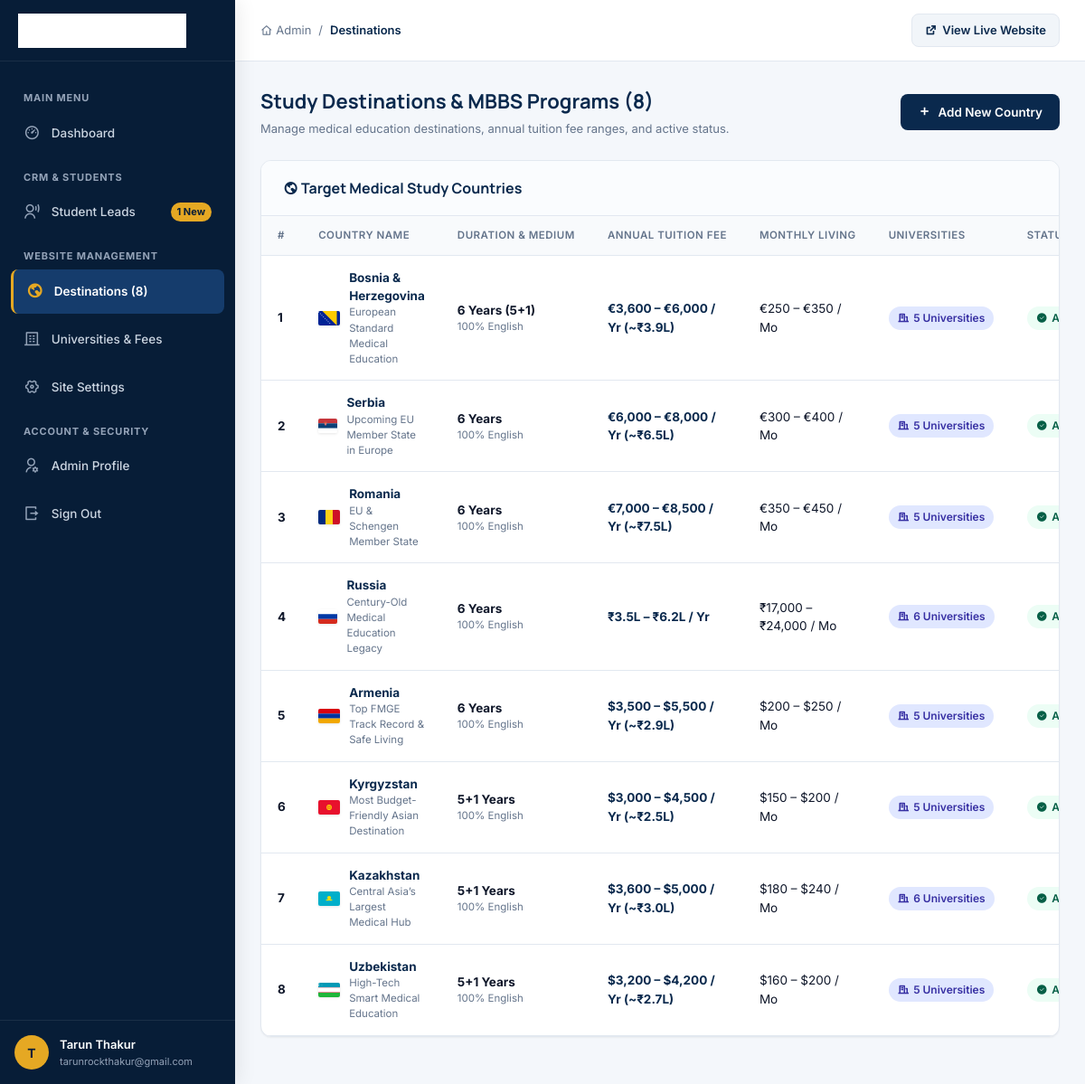
The app's page /admin/countries.php (signed in) with its own data.
### tables this page shows
CREATE TABLE IF NOT EXISTS `countries` (
  `id` INT AUTO_INCREMENT PRIMARY KEY,
  `name` VARCHAR(100) NOT NULL,
  `slug` VARCHAR(100) NOT NULL UNIQUE,
  `flag_img` VARCHAR(255) DEFAULT NULL,
  `hero_img` VARCHAR(255) DEFAULT NULL,
  `tagline` VARCHAR(255) DEFAULT NULL,
  `duration` VARCHAR(50) DEFAULT '6 Years',
  `medium` VARCHAR(50) DEFAULT '100% English',
  `tuition_range` VARCHAR(100) DEFAULT NULL,
  `living_cost` VARCHAR(100) DEFAULT NULL,
  `key_highlight` VARCHAR(255) DEFAULT NULL,
  `overview_text` TEXT DEFAULT NULL,
  `is_active` TINYINT(1) NOT NULL DEFAULT 1,
  `sort_order` INT NOT NULL DEFAULT 0,
  `created_at` TIMESTAMP DEFAULT CURRENT_TIMESTAMP
);

### admin/countries.php (the view, shortened to what this page needs)
<?php
$pageTitle = 'Study Destinations (Countries)';
$breadcrumb = 'Destinations';
require_once __DIR__ . '/inc/header.php';
$db = getDB();
$countries = [];
if ($db) {
    try {
        $stmt = $db->query("
            SELECT c.*, COUNT(u.id) as university_count
            FROM countries c
            LEFT JOIN universities u ON c.id = u.country_id
            GROUP BY c.id
            ORDER BY c.sort_order ASC, c.name ASC
        ");
        $countries = $stmt->fetchAll();
    } catch (PDOException $e) {
    }
}
?>
<div class="page-head">
  <div class="page-title">
    <h1>Study Destinations & MBBS Programs (8)</h1>
    <p>Manage medical education destinations, annual tuition fee ranges, and active status.</p>
  </div>
  <div class="page-actions">
    <a href="country-edit.php" class="btn btn-primary">
      <i class="ri-add-line"></i> Add New Country
    </a>
  </div>
</div>
<div class="card">
  <div class="card-header">
    <h3><i class="ri-earth-line"></i> Target Medical Study Countries</h3>
  </div>
  <div class="table-responsive">
    <table class="admin-table">
      <thead>
        <tr>
          <th>#</th>
          <th>Country Name</th>
          <th>Duration & Medium</th>
          <th>Annual Tuition Fee</th>
          <th>Monthly Living</th>
          <th>Universities</th>
          <th>Status</th>
        </tr>
      </thead>
      <tbody>
        <?php if (empty($countries)): ?>
          <tr>
            <td colspan="8" style="text-align:center;padding:30px;color:var(--admin-text-muted);">
              No countries configured in the database. Please run the <a href="../database/install.php">database installer</a>.
            </td>
          </tr>
        <?php else: ?>
          <?php foreach ($countries as $c): ?>
            <tr>
              <td><strong><?= $c['sort_order'] ?></strong></td>
              <td>
                <div style="display:flex;align-items:center;gap:10px;">
                  <?php if (!empty($c['flag_img'])): ?>
                    <img src="../<?= htmlspecialchars($c['flag_img']) ?>" alt="<?= htmlspecialchars($c['name']) ?>" style="width:24px;height:16px;object-fit:cover;border-radius:2px;box-shadow:0 1px 3px rgba(0,0,0,0.1);">
                  <?php endif; ?>
                  <div>
                    <a href="country-edit.php?id=<?= $c['id'] ?>" style="font-weight:700;color:var(--admin-navy);">
                      <?= htmlspecialchars($c['name']) ?>
                    </a>
                    <div style="font-size:11.5px;color:var(--admin-text-muted);"><?= htmlspecialchars($c['tagline'] ?? '') ?></div>
                  </div>
                </div>
              </td>
              <td>
                <div><strong><?= htmlspecialchars($c['duration']) ?></strong></div>
                <div style="font-size:11.5px;color:var(--admin-text-muted);"><?= htmlspecialchars($c['medium']) ?></div>
              </td>
              <td>
                <strong style="color:var(--admin-navy);"><?= htmlspecialchars($c['tuition_range']) ?></strong>
              </td>
              <td>
                <?= htmlspecialchars($c['living_cost'] ?: '—') ?>
              </td>
              <td>
                <a href="universities.php?country_id=<?= $c['id'] ?>" class="badge badge-primary">
                  <i class="ri-building-line"></i> <?= $c['university_count'] ?> Universities
                </a>
              </td>
              <td>
                <?php if ($c['is_active']): ?>
                  <span class="badge badge-success"><i class="ri-checkbox-circle-fill"></i> Active</span>
                <?php else: ?>
                  <span class="badge badge-danger"><i class="ri-close-circle-fill"></i> Inactive</span>
                <?php endif; ?>
              </td>
            </tr>
          <?php endforeach; ?>
        <?php endif; ?>
      </tbody>
    </table>
  </div>
</div>
<?php require_once __DIR__ . '/inc/footer.php'; ?>

### admin/inc/header.php (shortened to what this page needs)
<!DOCTYPE html>
<html lang="en">
<head>
<link href="https://cdn.jsdelivr.net/npm/remixicon@4.6.0/fonts/remixicon.css" rel="stylesheet">
<link rel="stylesheet" href="css/admin.css">
</head>
<body>
<div class="admin-layout">
  <?php require_once __DIR__ . '/sidebar.php'; ?>
  <div class="admin-main">
    <header class="admin-topbar">
      <div class="topbar-left">
        <div class="breadcrumb-trail">
          <a href="dashboard.php"><i class="ri-home-4-line"></i> Admin</a>
          <span>/</span>
          <span class="current"><?= $breadcrumb ?? ($pageTitle ?? 'Dashboard') ?></span>
        </div>
      </div>
      <div class="topbar-right">
        <a class="btn-view-site" href="../index.html" target="_blank">
          <i class="ri-external-link-line"></i> View Live Website
        </a>
      </div>
    </header>
    <div class="admin-content">

### admin/inc/sidebar.php (shortened to what this page needs)
<?php
$currentPage = basename($_SERVER['PHP_SELF']);
$newLeadsCount = 0;
$db = getDB();
if ($db) {
    try {
        $stmt = $db->query("SELECT COUNT(*) as count FROM leads WHERE status = 'new'");
        $row = $stmt->fetch();
        $newLeadsCount = $row ? (int)$row['count'] : 0;
    } catch (Exception $e) {
        $newLeadsCount = 0;
    }
}
?>
<aside class="admin-sidebar" id="adminSidebar">
  <div class="sidebar-header">
    <a class="sidebar-logo" href="dashboard.php">
      <img src="../img/logo.png" alt="MedicEdu Global">
    </a>
  </div>
  <ul class="sidebar-nav">
    <li class="nav-category">Main Menu</li>
    <li class="nav-item">
      <a class="nav-link <?= $currentPage === 'dashboard.php' ? 'active' : '' ?>" href="dashboard.php">
        <i class="ri-dashboard-3-line"></i>
        <span>Dashboard</span>
      </a>
    </li>
    <li class="nav-category">CRM & Students</li>
    <li class="nav-item">
      <a class="nav-link <?= in_array($currentPage, ['leads.php', 'lead-view.php']) ? 'active' : '' ?>" href="leads.php">
        <i class="ri-user-voice-line"></i>
        <span>Student Leads</span>
        <?php if ($newLeadsCount > 0): ?>
          <span class="nav-badge"><?= $newLeadsCount ?> New</span>
        <?php endif; ?>
      </a>
    </li>
    <li class="nav-category">Website Management</li>
    <li class="nav-item">
      <a class="nav-link <?= in_array($currentPage, ['countries.php', 'country-edit.php']) ? 'active' : '' ?>" href="countries.php">
        <i class="ri-earth-line"></i>
        <span>Destinations (8)</span>
      </a>
    </li>
    <li class="nav-item">
      <a class="nav-link <?= $currentPage === 'universities.php' ? 'active' : '' ?>" href="universities.php">
        <i class="ri-building-4-line"></i>
        <span>Universities & Fees</span>
      </a>
    </li>
    <li class="nav-item">
      <a class="nav-link <?= $currentPage === 'settings.php' ? 'active' : '' ?>" href="settings.php">
        <i class="ri-settings-4-line"></i>
        <span>Site Settings</span>
      </a>
    </li>
    <li class="nav-category">Account & Security</li>
    <li class="nav-item">
      <a class="nav-link <?= $currentPage === 'profile.php' ? 'active' : '' ?>" href="profile.php">
        <i class="ri-user-settings-line"></i>
        <span>Admin Profile</span>
      </a>
    </li>
    <li class="nav-item">
      <a class="nav-link" href="logout.php">
        <i class="ri-logout-box-r-line"></i>
        <span>Sign Out</span>
      </a>
    </li>
  </ul>
  <div class="sidebar-footer">
    <div class="sidebar-user">
      <div class="user-avatar">
        <?= strtoupper(substr($_SESSION['admin_name'] ?? 'Admin', 0, 1)) ?>
      </div>
      <div class="user-info">
        <div class="user-name"><?= htmlspecialchars($_SESSION['admin_name'] ?? 'Admin User') ?></div>
        <div class="user-role"><?= htmlspecialchars($_SESSION['admin_email'] ?? 'tarunrockthakur@gmail.com') ?></div>
      </div>
    </div>
  </div>
</aside>

### admin/inc/footer.php (shortened to what this page needs)
    </div>
  </div>
</div>
</body>
</html>

### records on screen
countries: sort_order "1", flag_img (picture), name "Bosnia & Herzegovina", tagline "European Standard Medical Education", duration "6 Years (5+1)", medium "100% English", tuition_range "€3,600 – €6,000 / Yr (~₹3.9L)", living_cost "€250 – €350 / Mo", university_count "5", is_active 1 (drawn)
countries: sort_order "2", flag_img (picture), name "Serbia", tagline "Upcoming EU Member State in Europe", duration "6 Years", medium "100% English", tuition_range "€6,000 – €8,000 / Yr (~₹6.5L)", living_cost "€300 – €400 / Mo", university_count "5", is_active 1 (drawn)
countries: sort_order "3", flag_img (picture), name "Romania", tagline "EU & Schengen Member State", duration "6 Years", medium "100% English", tuition_range "€7,000 – €8,500 / Yr (~₹7.5L)", living_cost "€350 – €450 / Mo", university_count "5", is_active 1 (drawn)
countries: sort_order "4", flag_img (picture), name "Russia", tagline "Century-Old Medical Education Legacy", duration "6 Years", medium "100% English", tuition_range "₹3.5L – ₹6.2L / Yr", living_cost "₹17,000 – ₹24,000 / Mo", university_count "6", is_active 1 (drawn)
countries: sort_order "5", flag_img (picture), name "Armenia", tagline "Top FMGE Track Record & Safe Living", duration "6 Years", medium "100% English", tuition_range "$3,500 – $5,500 / Yr (~₹2.9L)", living_cost "$200 – $250 / Mo", university_count "5", is_active 1 (drawn)
countries: sort_order "6", flag_img (picture), name "Kyrgyzstan", tagline "Most Budget-Friendly Asian Destination", duration "5+1 Years", medium "100% English", tuition_range "$3,000 – $4,500 / Yr (~₹2.5L)", living_cost "$150 – $200 / Mo", university_count "5", is_active 1 (drawn)
countries: sort_order "7", flag_img (picture), name "Kazakhstan", tagline "Central Asia’s Largest Medical Hub", duration "5+1 Years", medium "100% English", tuition_range "$3,600 – $5,000 / Yr (~₹3.0L)", living_cost "$180 – $240 / Mo", university_count "6", is_active 1 (drawn)
countries: sort_order "8", flag_img (picture), name "Uzbekistan", tagline "High-Tech Smart Medical Education", duration "5+1 Years", medium "100% English", tuition_range "$3,200 – $4,200 / Yr (~₹2.7L)", living_cost "$160 – $200 / Mo", university_count "5", is_active 1 (drawn)

### other values on screen
$newLeadsCount "1"
substr($_SESSION['admin_name'] ?? 'Admin', 0, 1) "T"
$_SESSION['admin_name'] "Tarun Thakur"
$_SESSION['admin_email'] "tarunrockthakur@gmail.com"
$breadcrumb "Destinations"
